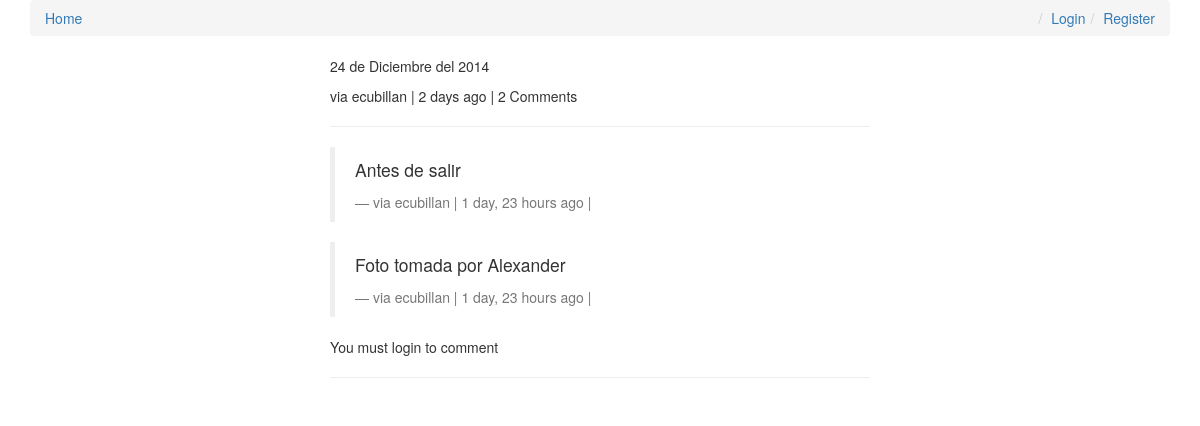
The page /comments/5/ on the database its author committed.
### comments/models.py (models this page shows, shortened)
class Comment(models.Model):
    user        = models.ForeignKey(settings.AUTH_USER_MODEL, default=1)
    content_type = models.ForeignKey(ContentType, on_delete=models.CASCADE)
    object_id = models.PositiveIntegerField()
    content_object = GenericForeignKey('content_type', 'object_id')
    parent      = models.ForeignKey("self", null=True, blank=True)
    content     = models.TextField()
    timestamp   = models.DateTimeField(auto_now_add=True)
    objects = CommentManager()
    class Meta:
        ordering = ['-timestamp']
    def children(self): #replies
        return Comment.objects.filter(parent=self)
    @property
    def is_parent(self):
        if self.parent is not None:
            return False
        return True

### comments/views.py (the view, shortened to what this page needs)
# urls.py: url(r'^(?P<id>\d+)/$', comment_thread, name='thread'),
def comment_thread(request, id):
    try:
        obj = Comment.objects.get(id=id)
    except:
        raise Http404
    if not obj.is_parent:
        obj = obj.parent
    content_object = obj.content_object # Post that the comment is on
    content_id = obj.content_object.id
    initial_data = {
            "content_type": obj.content_type,
            "object_id": obj.object_id
    }
    form = CommentForm(request.POST or None, initial=initial_data)
    context = {
        "comment": obj,
        "form": form,
    }
    return render(request, "comment_thread.html", context)

### templates/comment_thread.html (shortened to what this page needs)
{% extends "base.html" %}
{% load urlify %}
{% load crispy_forms_tags %}
{% block content %}
<div class='col-sm-6 col-sm-offset-3'>
          <p>{{ comment.content }}</p>
          <footer>via {{ comment.user }} | {{ comment.timestamp|timesince }} ago | {% if comment.children.count > 0 %}{{ comment.children.count }} Comment{% if comment.children.count > 1 %}s{% endif %} {% endif %} </footer>
          <hr/>
          <div>
              {% for child_comment in comment.children %}
                <blockquote>
                <p>{{ child_comment.content }}</p>
                <footer>via {{ child_comment.user }} | {{ child_comment.timestamp|timesince }} ago | {% if request.user == child_comment.user %}<a href='{{ child_comment.get_delete_url }}'>Delete</a>{% endif %}</footer>
                </blockquote>
             {% endfor %}
             {% if request.user.is_authenticated %}
            <form method="POST" action="."> {% csrf_token %}
                {{ form|crispy }}
                <input type='hidden' name='parent_id' value='{{ comment.id }}'>
                <input type='submit' value='Reply' class='btn btn-default'>
            </form>
            {% else %}
            <p>You must login to comment </p>
            {% endif %}
        </div>
        <hr/>
</div>
{% endblock content %}

### templates/base.html (shortened to what this page needs)
{% load staticfiles %}
<html>
<head>
<link rel="stylesheet" href="https://maxcdn.bootstrapcdn.com/bootstrap/3.3.6/css/bootstrap.min.css">
<link rel="stylesheet" href="https://maxcdn.bootstrapcdn.com/bootstrap/3.3.6/css/bootstrap-theme.min.css">
<link rel='stylesheet' href='https://maxcdn.bootstrapcdn.com/font-awesome/4.5.0/css/font-awesome.min.css' >
<link rel='stylesheet' href='{% static "css/base.css" %}' />
</head>
<body>
<div class='container'>
    <ol class='breadcrumb'>
        <li><a href='{% url "posts:list" %}'>Home</a></li>
        {% if not request.user.is_authenticated %}
        <li class='pull-right'><a href='{% url "register" %}'>Register</a></li>
        <li class='pull-right'><a href='{% url "login" %}'>Login</a></li>
        {% else %}
        <li class='pull-right'><a href='{% url "logout" %}'>Logout</a></li>
        {% endif %}
    </ol>
{% block content %}{% endblock content %}
</div>
</body>
</html>

### rows shown on the page
Comment: content "24 de Diciembre del 2014", user "ecubillan", timestamp "2 days", children.count "2"
Comment: content "Antes de salir", user "ecubillan", timestamp "1 day, 23 hours"
Comment: content "Foto tomada por Alexander", user "ecubillan", timestamp "1 day, 23 hours"
